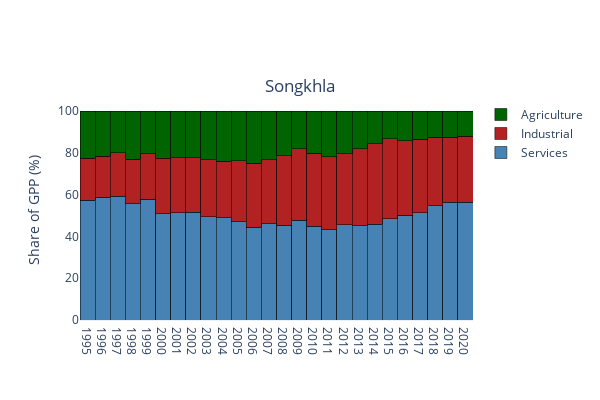

The cell this chart's notebook holds for it:
### Code cell
plot_str('Songkhla')

### Figure 1 — Plotly figure (JSON) as saved in the notebook; plotly's stock layout.template omitted (floating-point values rounded to 4 significant figures)
{"data": [{"marker": {"color": "steelblue", "line": {"color": "black"}}, "name": "Services", "type": "bar", "x": ["1995", "1996", "1997", "1998", "1999", "2000", "2001", "2002", "2003", "2004", "2005", "2006", "2007", "2008", "2009", "2010", "2011", "2012", "2013", "2014", "2015", "2016", "2017", "2018", "2019", "2020"], "y": [57.29, 58.81, 59.12, 55.54, 57.84, 50.81, 51.38, 51.57, 49.46, 48.96, 46.91, 44.45, 46.07, 45.45, 47.73, 44.96, 43.29, 45.58, 45.01, 45.93, 48.43, 50.07, 51.31, 54.78, 56.38, 56.35]}, {"marker": {"color": "firebrick", "line": {"color": "black"}}, "name": "Industrial", "type": "bar", "x": ["1995", "1996", "1997", "1998", "1999", "2000", "2001", "2002", "2003", "2004", "2005", "2006", "2007", "2008", "2009", "2010", "2011", "2012", "2013", "2014", "2015", "2016", "2017", "2018", "2019", "2020"], "y": [20.13, 19.43, 20.84, 21.43, 21.82, 26.68, 26.19, 26.12, 27.18, 26.94, 29.36, 30.47, 30.66, 33.06, 34.13, 34.95, 34.91, 33.84, 36.85, 38.35, 38.34, 35.8, 35.23, 32.71, 31.15, 31.46]}, {"marker": {"color": "darkgreen", "line": {"color": "black"}}, "name": "Agriculture", "type": "bar", "x": ["1995", "1996", "1997", "1998", "1999", "2000", "2001", "2002", "2003", "2004", "2005", "2006", "2007", "2008", "2009", "2010", "2011", "2012", "2013", "2014", "2015", "2016", "2017", "2018", "2019", "2020"], "y": [22.58, 21.76, 20.03, 23.02, 20.34, 22.51, 22.43, 22.31, 23.36, 24.09, 23.74, 25.08, 23.26, 21.48, 18.14, 20.1, 21.8, 20.57, 18.14, 15.73, 13.22, 14.13, 13.46, 12.51, 12.47, 12.19]}], "layout": {"bargap": 0, "barmode": "stack", "height": 400, "hovermode": false, "title": {"text": "Songkhla", "x": 0.5, "xanchor": "center", "y": 0.8, "yanchor": "top"}, "width": 600, "yaxis": {"title": {"text": "Share of GPP (%)"}}}}
